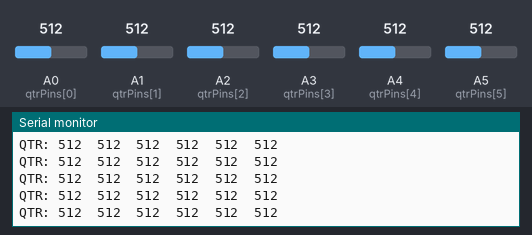
This sketch was run on a simulated Arduino Leonardo, built with avr-gcc and run on an emulated ATmega32U4. Shown: the last lines printed to the serial monitor. The test bench sets the inputs (shaded band); at power-on: A1 (qtrPins[1]) = 512, A4 (qtrPins[4]) = 512, A0 (qtrPins[0]) = 512, A2 (qtrPins[2]) = 512, A3 (qtrPins[3]) = 512, A5 (qtrPins[5]) = 512.

Above: at 2.7 s.
2.8 s: A1 (qtrPins[1]) set to 105
At 2.84 s:
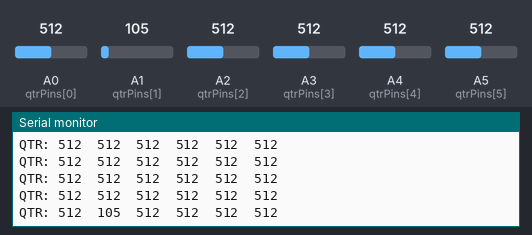
4.3 s: A1 (qtrPins[1]) set to 94
At 4.3 s:
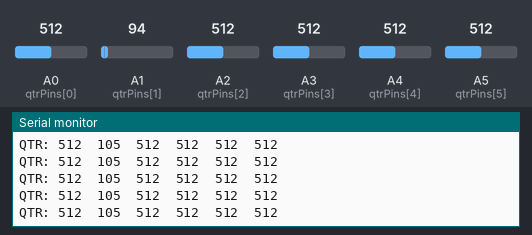
8.8 s: A4 (qtrPins[4]) set to 106
At 8.84 s:
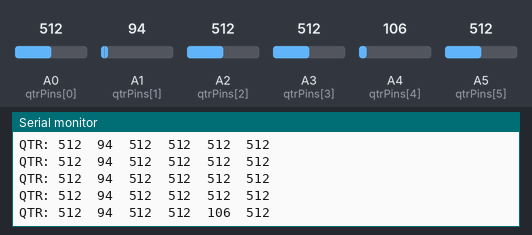
10.3 s: A4 (qtrPins[4]) set to 91
At 10.3 s:
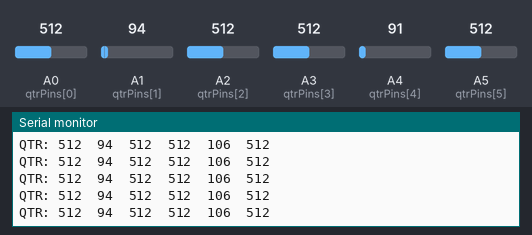
Timing chart, 0 to 12.8 s (numbered marks = the images above; inputs shaded):
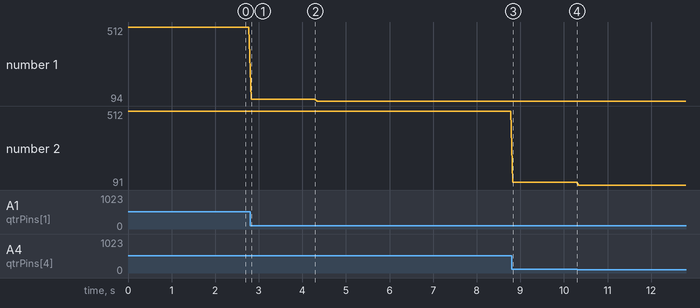

The sketch:

test_sensorarray6A.ino
```cpp
// QTR-6A TESTPROGRAMMA – Arduino Leonardo
// Leest 6 analoge sensoren en print ze in één regel

int qtrPins[6] = {A0, A1, A2, A3, A4, A5};

void setup() {
  Serial.begin(115200);
  Serial.println("QTR-6A test gestart...");
}

void loop() {
  int values[6];

  // Lees alle sensoren
  for (int i = 0; i < 6; i++) {
    values[i] = analogRead(qtrPins[i]);
  }

  // Print in één nette lijn
  Serial.print("QTR: ");
  for (int i = 0; i < 6; i++) {
    Serial.print(values[i]);
    Serial.print("\t");
  }
  Serial.println();

  delay(50); // 20 Hz update
}
```

Measured:
- after the input at 2.8 s, the serial monitor: prints a new line at once (image 1)
- after the input at 8.8 s, the serial monitor: prints a new line at once (image 3)
- plotted number 1: 512 → 105 after the input at 2.8 s, 105 → 94 after the input at 4.3 s
- plotted number 2: 512 → 106 after the input at 8.8 s, 106 → 91 after the input at 10.3 s
